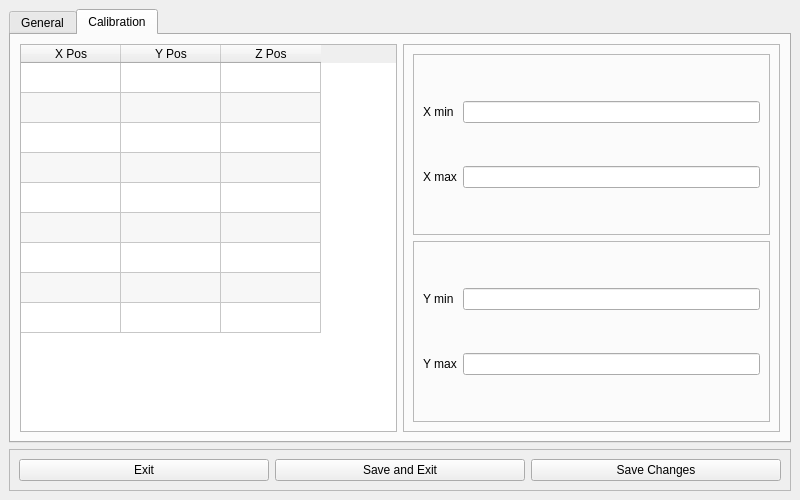
<?xml version="1.0" encoding="UTF-8"?>
<ui version="4.0">
 <class>Settings</class>
 <widget class="QMainWindow" name="Settings">
  <property name="geometry">
   <rect>
    <x>0</x>
    <y>0</y>
    <width>800</width>
    <height>500</height>
   </rect>
  </property>
  <property name="minimumSize">
   <size>
    <width>800</width>
    <height>500</height>
   </size>
  </property>
  <property name="maximumSize">
   <size>
    <width>800</width>
    <height>500</height>
   </size>
  </property>
  <property name="windowTitle">
   <string>MainWindow</string>
  </property>
  <widget class="QWidget" name="centralwidget">
   <layout class="QGridLayout" name="gridLayout">
    <item row="0" column="0">
     <widget class="QTabWidget" name="tabWidget">
      <property name="currentIndex">
       <number>1</number>
      </property>
      <widget class="QWidget" name="tab">
       <attribute name="title">
        <string>General</string>
       </attribute>
      </widget>
      <widget class="QWidget" name="Calibration_Tab">
       <attribute name="title">
        <string>Calibration</string>
       </attribute>
       <layout class="QGridLayout" name="gridLayout_3">
        <item row="0" column="0">
         <widget class="QTableWidget" name="cali_points">
          <property name="inputMethodHints">
           <set>Qt::ImhNone</set>
          </property>
          <property name="alternatingRowColors">
           <bool>true</bool>
          </property>
          <property name="showGrid">
           <bool>true</bool>
          </property>
          <property name="sortingEnabled">
           <bool>true</bool>
          </property>
          <property name="rowCount">
           <number>9</number>
          </property>
          <property name="columnCount">
           <number>3</number>
          </property>
          <attribute name="horizontalHeaderVisible">
           <bool>true</bool>
          </attribute>
          <attribute name="verticalHeaderVisible">
           <bool>false</bool>
          </attribute>
          <attribute name="verticalHeaderHighlightSections">
           <bool>true</bool>
          </attribute>
          <row/>
          <row/>
          <row/>
          <row/>
          <row/>
          <row/>
          <row/>
          <row/>
          <row/>
          <column>
           <property name="text">
            <string>X Pos</string>
           </property>
          </column>
          <column>
           <property name="text">
            <string>Y Pos</string>
           </property>
          </column>
          <column>
           <property name="text">
            <string>Z Pos</string>
           </property>
          </column>
          <item row="0" column="0">
           <property name="text">
            <string/>
           </property>
          </item>
          <item row="0" column="1">
           <property name="text">
            <string/>
           </property>
          </item>
          <item row="0" column="2">
           <property name="text">
            <string/>
           </property>
          </item>
          <item row="1" column="0">
           <property name="text">
            <string/>
           </property>
          </item>
          <item row="1" column="1">
           <property name="text">
            <string/>
           </property>
          </item>
          <item row="1" column="2">
           <property name="text">
            <string/>
           </property>
          </item>
          <item row="2" column="0">
           <property name="text">
            <string/>
           </property>
          </item>
          <item row="2" column="1">
           <property name="text">
            <string/>
           </property>
          </item>
          <item row="2" column="2">
           <property name="text">
            <string/>
           </property>
          </item>
          <item row="3" column="0">
           <property name="text">
            <string/>
           </property>
          </item>
          <item row="3" column="1">
           <property name="text">
            <string/>
           </property>
          </item>
          <item row="3" column="2">
           <property name="text">
            <string/>
           </property>
          </item>
          <item row="4" column="0">
           <property name="text">
            <string/>
           </property>
          </item>
          <item row="4" column="1">
           <property name="text">
            <string/>
           </property>
          </item>
          <item row="4" column="2">
           <property name="text">
            <string/>
           </property>
          </item>
          <item row="5" column="0">
           <property name="text">
            <string/>
           </property>
          </item>
          <item row="5" column="1">
           <property name="text">
            <string/>
           </property>
          </item>
          <item row="5" column="2">
           <property name="text">
            <string/>
           </property>
          </item>
          <item row="6" column="0">
           <property name="text">
            <string/>
           </property>
          </item>
          <item row="6" column="1">
           <property name="text">
            <string/>
           </property>
          </item>
          <item row="6" column="2">
           <property name="text">
            <string/>
           </property>
          </item>
          <item row="7" column="0">
           <property name="text">
            <string/>
           </property>
          </item>
          <item row="7" column="1">
           <property name="text">
            <string/>
           </property>
          </item>
          <item row="7" column="2">
           <property name="text">
            <string/>
           </property>
          </item>
          <item row="8" column="0">
           <property name="text">
            <string/>
           </property>
          </item>
          <item row="8" column="1">
           <property name="text">
            <string/>
           </property>
          </item>
          <item row="8" column="2">
           <property name="text">
            <string/>
           </property>
          </item>
         </widget>
        </item>
        <item row="0" column="2">
         <widget class="QFrame" name="frame_3">
          <property name="frameShape">
           <enum>QFrame::StyledPanel</enum>
          </property>
          <property name="frameShadow">
           <enum>QFrame::Raised</enum>
          </property>
          <layout class="QGridLayout" name="gridLayout_5">
           <item row="1" column="0">
            <widget class="QFrame" name="frame_2">
             <property name="frameShape">
              <enum>QFrame::StyledPanel</enum>
             </property>
             <property name="frameShadow">
              <enum>QFrame::Raised</enum>
             </property>
             <layout class="QGridLayout" name="gridLayout_4">
              <item row="0" column="0">
               <widget class="QLabel" name="label_3">
                <property name="text">
                 <string>Y min</string>
                </property>
               </widget>
              </item>
              <item row="0" column="1">
               <widget class="QLineEdit" name="y_min"/>
              </item>
              <item row="1" column="0">
               <widget class="QLabel" name="label_4">
                <property name="text">
                 <string>Y max</string>
                </property>
               </widget>
              </item>
              <item row="1" column="1">
               <widget class="QLineEdit" name="y_max"/>
              </item>
             </layout>
            </widget>
           </item>
           <item row="0" column="0">
            <widget class="QFrame" name="frame_4">
             <property name="frameShape">
              <enum>QFrame::StyledPanel</enum>
             </property>
             <property name="frameShadow">
              <enum>QFrame::Raised</enum>
             </property>
             <layout class="QGridLayout" name="gridLayout_6">
              <item row="0" column="1">
               <widget class="QLineEdit" name="x_min">
                <property name="inputMethodHints">
                 <set>Qt::ImhNone</set>
                </property>
                <property name="clearButtonEnabled">
                 <bool>false</bool>
                </property>
               </widget>
              </item>
              <item row="0" column="0">
               <widget class="QLabel" name="label">
                <property name="text">
                 <string>X min</string>
                </property>
               </widget>
              </item>
              <item row="1" column="0">
               <widget class="QLabel" name="label_2">
                <property name="text">
                 <string>X max</string>
                </property>
               </widget>
              </item>
              <item row="1" column="1">
               <widget class="QLineEdit" name="x_max"/>
              </item>
             </layout>
            </widget>
           </item>
          </layout>
         </widget>
        </item>
       </layout>
      </widget>
     </widget>
    </item>
    <item row="1" column="0">
     <widget class="QFrame" name="frame">
      <property name="frameShape">
       <enum>QFrame::StyledPanel</enum>
      </property>
      <property name="frameShadow">
       <enum>QFrame::Raised</enum>
      </property>
      <layout class="QGridLayout" name="gridLayout_2">
       <item row="0" column="0">
        <widget class="QPushButton" name="exit_button">
         <property name="text">
          <string>Exit</string>
         </property>
        </widget>
       </item>
       <item row="0" column="1">
        <widget class="QPushButton" name="save_and_exit_button">
         <property name="text">
          <string>Save and Exit</string>
         </property>
        </widget>
       </item>
       <item row="0" column="2">
        <widget class="QPushButton" name="save_button">
         <property name="text">
          <string>Save Changes</string>
         </property>
        </widget>
       </item>
      </layout>
     </widget>
    </item>
   </layout>
  </widget>
 </widget>
 <resources/>
 <connections/>
</ui>
